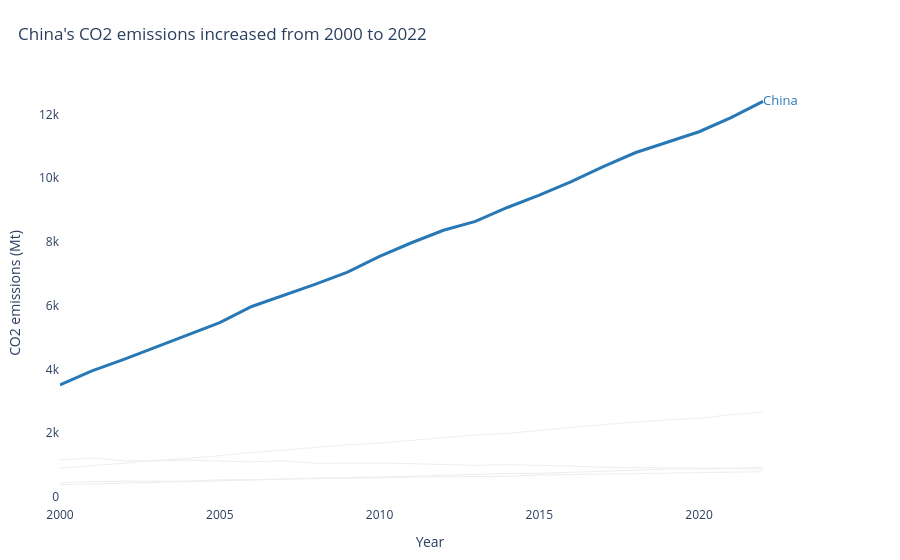

Here is the notebook cell this chart was saved with:
### Markdown cell above
---
## Task — Multi-Series Line Chart with Highlight

**What to build:** A line chart showing CO2 emissions over time for **all Asian countries** in the dataset, with one country highlighted.

**Requirements:**
- All countries shown (for context), but only **one highlighted in colour** — your choice which
- All other lines in grey (#EEEEEE), thinner
- Highlighted country **labelled directly** at the end of its line (not in a legend)
- Insight title that names the highlighted country and its story

### Code cell
# Task — Multi-series line with highlight
# YOUR CODE HERE

# Task — Multi-series line with highlight

# 1. Select Asian countries
asia_df = df[
    df["Region"].astype(str).str.contains("Asia", case=False, na=False)
].copy()

# 2. Choose China as the highlighted country
highlight_country = "China"

if asia_df.empty:
    raise ValueError("No Asian countries found. Check the Region column.")

if highlight_country not in asia_df["Country"].unique():
    raise ValueError("China was not found in the Asian countries dataset.")

# 3. Create the line chart
fig = go.Figure()

# Plot every Asian country in light grey
for country in asia_df["Country"].unique():
    country_data = (
        asia_df[asia_df["Country"] == country]
        .sort_values("Year")
    )

    if country != highlight_country:
        fig.add_trace(
            go.Scatter(
                x=country_data["Year"],
                y=country_data["CO2_Mt"],
                mode="lines",
                line=dict(color="#EEEEEE", width=1),
                hovertemplate=(
                    country
                    + "<br>Year: %{x}"
                    + "<br>CO2: %{y:.2f} Mt"
                    + "<extra></extra>"
                ),
                showlegend=False
            )
        )

# 4. Highlight China in blue
china_data = (
    asia_df[asia_df["Country"] == highlight_country]
    .sort_values("Year")
    .dropna(subset=["CO2_Mt"])
)

fig.add_trace(
    go.Scatter(
        x=china_data["Year"],
        y=china_data["CO2_Mt"],
        mode="lines",
        line=dict(color="#2878B5", width=3),
        name=highlight_country,
        hovertemplate=(
            "China"
            + "<br>Year: %{x}"
            + "<br>CO2: %{y:.2f} Mt"
            + "<extra></extra>"
        ),
        showlegend=False
    )
)

# 5. Label China directly at the end of its line
last_year = china_data["Year"].iloc[-1]
last_emissions = china_data["CO2_Mt"].iloc[-1]

fig.add_trace(
    go.Scatter(
        x=[last_year],
        y=[last_emissions],
        mode="text",
        text=["China"],
        textposition="middle right",
        textfont=dict(color="#2878B5", size=13),
        showlegend=False,
        hoverinfo="skip"
    )
)

# 6. Calculate China's actual change in emissions
first_emissions = china_data["CO2_Mt"].iloc[0]
change = last_emissions - first_emissions

if change > 0:
    story = "increased"
elif change < 0:
    story = "decreased"
else:
    story = "remained stable"

# 7. Add an insight title and clean styling
fig.update_layout(
    title=dict(
        text=(
            f"China's CO2 emissions {story} "
            f"from {china_data['Year'].iloc[0]} "
            f"to {last_year}"
        ),
        x=0.02,
        xanchor="left"
    ),
    xaxis_title="Year",
    yaxis_title="CO2 emissions (Mt)",
    template="plotly_white",
    plot_bgcolor="white",
    paper_bgcolor="white",
    showlegend=False,
    margin=dict(l=60, r=100, t=80, b=50)
)

fig.update_xaxes(showgrid=False, showline=False, zeroline=False)
fig.update_yaxes(showgrid=False, showline=False, zeroline=False)

fig.show()

print(f"China's first recorded emissions: {first_emissions:.2f} Mt")
print(f"China's latest recorded emissions: {last_emissions:.2f} Mt")
print(f"Absolute change: {change:.2f} Mt")

### Figure 1 — Plotly figure (JSON) as saved in the notebook; plotly's stock layout.template omitted (floating-point values rounded to 4 significant figures)
{"data": [{"hovertemplate": "India<br>Year: %{x}<br>CO2: %{y:.2f} Mt<extra></extra>", "line": {"color": "#EEEEEE", "width": 1}, "mode": "lines", "showlegend": false, "type": "scatter", "x": [2000, 2001, 2002, 2003, 2004, 2005, 2006, 2007, 2008, 2009, 2010, 2011, 2012, 2013, 2014, 2015, 2016, 2017, 2018, 2019, 2020, 2021, 2022], "y": [901.6, 974.6, 1056.0, 1146.0, 1205.0, 1291.0, 1396.0, 1466.0, 1542.0, 1637.0, 1687.0, 1774.0, 1865.0, 1945.0, 1994.0, 2092.0, 2177.0, 2267.0, 2345.0, 2419.0, 2466.0, 2580.0, 2661.0]}, {"hovertemplate": "Japan<br>Year: %{x}<br>CO2: %{y:.2f} Mt<extra></extra>", "line": {"color": "#EEEEEE", "width": 1}, "mode": "lines", "showlegend": false, "type": "scatter", "x": [2000, 2001, 2002, 2003, 2004, 2005, 2006, 2007, 2008, 2009, 2010, 2011, 2012, 2013, 2014, 2015, 2016, 2017, 2018, 2019, 2020, 2021, 2022], "y": [1166.0, 1220.0, 1136.0, 1131.0, 1151.0, 1127.0, 1101.0, 1133.0, 1050.0, 1061.0, 1064.0, 1042.0, 1005.0, 990.9, 1010.0, 996.6, 967.4, 925.1, 916.6, 914.5, 902.8, 898.1, 865.1]}, {"hovertemplate": "South Korea<br>Year: %{x}<br>CO2: %{y:.2f} Mt<extra></extra>", "line": {"color": "#EEEEEE", "width": 1}, "mode": "lines", "showlegend": false, "type": "scatter", "x": [2000, 2001, 2002, 2003, 2004, 2005, 2006, 2007, 2008, 2009, 2010, 2011, 2012, 2013, 2014, 2015, 2016, 2017, 2018, 2019, 2020, 2021, 2022], "y": [438.1, 481.5, 490.6, 490.8, 494.6, 537.2, 539.0, 566.1, 570.0, 585.4, 595.9, 620.6, 631.1, 649.6, 646.2, 686.5, 704.0, 706.0, 738.5, 750.8, 755.8, 777.3, 789.5]}, {"hovertemplate": "Indonesia<br>Year: %{x}<br>CO2: %{y:.2f} Mt<extra></extra>", "line": {"color": "#EEEEEE", "width": 1}, "mode": "lines", "showlegend": false, "type": "scatter", "x": [2000, 2001, 2002, 2003, 2004, 2005, 2006, 2007, 2008, 2009, 2010, 2011, 2012, 2013, 2014, 2015, 2016, 2017, 2018, 2019, 2020, 2021, 2022], "y": [382.8, 400.4, 430.7, 453.8, 482.6, 501.9, 533.0, 551.8, 586.6, 602.5, 614.5, 647.3, 680.1, 717.7, 736.3, 738.2, 768.8, 813.7, 834.8, 872.3, 876.5, 898.5, 930.5]}, {"hovertemplate": "China<br>Year: %{x}<br>CO2: %{y:.2f} Mt<extra></extra>", "line": {"color": "#2878B5", "width": 3}, "mode": "lines", "name": "China", "showlegend": false, "type": "scatter", "x": [2000, 2001, 2002, 2003, 2004, 2005, 2006, 2007, 2008, 2009, 2010, 2011, 2012, 2013, 2014, 2015, 2016, 2017, 2018, 2019, 2020, 2021, 2022], "y": [3514.0, 3952.0, 4312.0, 4692.0, 5079.0, 5468.0, 5974.0, 6323.0, 6673.0, 7053.0, 7543.0, 7972.0, 8365.0, 8641.0, 9078.0, 9466.0, 9887.0, 10360.0, 10790.0, 11130.0, 11450.0, 11900.0, 12410.0]}, {"hoverinfo": "skip", "mode": "text", "showlegend": false, "text": ["China"], "textfont": {"color": "#2878B5", "size": 13}, "textposition": "middle right", "type": "scatter", "x": [2022], "y": [12410.0]}], "layout": {"margin": {"b": 50, "l": 60, "r": 100, "t": 80}, "paper_bgcolor": "white", "plot_bgcolor": "white", "showlegend": false, "title": {"text": "China's CO2 emissions increased from 2000 to 2022", "x": 0.02, "xanchor": "left"}, "xaxis": {"showgrid": false, "showline": false, "title": {"text": "Year"}, "zeroline": false}, "yaxis": {"showgrid": false, "showline": false, "title": {"text": "CO2 emissions (Mt)"}, "zeroline": false}}}
